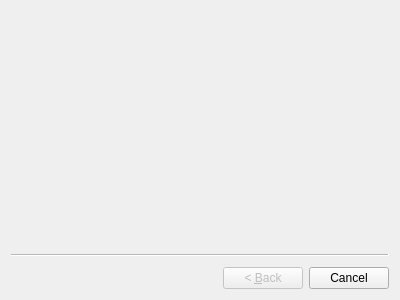
<?xml version="1.0" encoding="UTF-8"?>
<ui version="4.0">
 <class>WizardVote</class>
 <widget class="QWizard" name="WizardVote">
  <property name="geometry">
   <rect>
    <x>0</x>
    <y>0</y>
    <width>400</width>
    <height>300</height>
   </rect>
  </property>
  <property name="windowTitle">
   <string>Cast a Vote</string>
  </property>
 </widget>
 <resources/>
 <connections/>
</ui>
